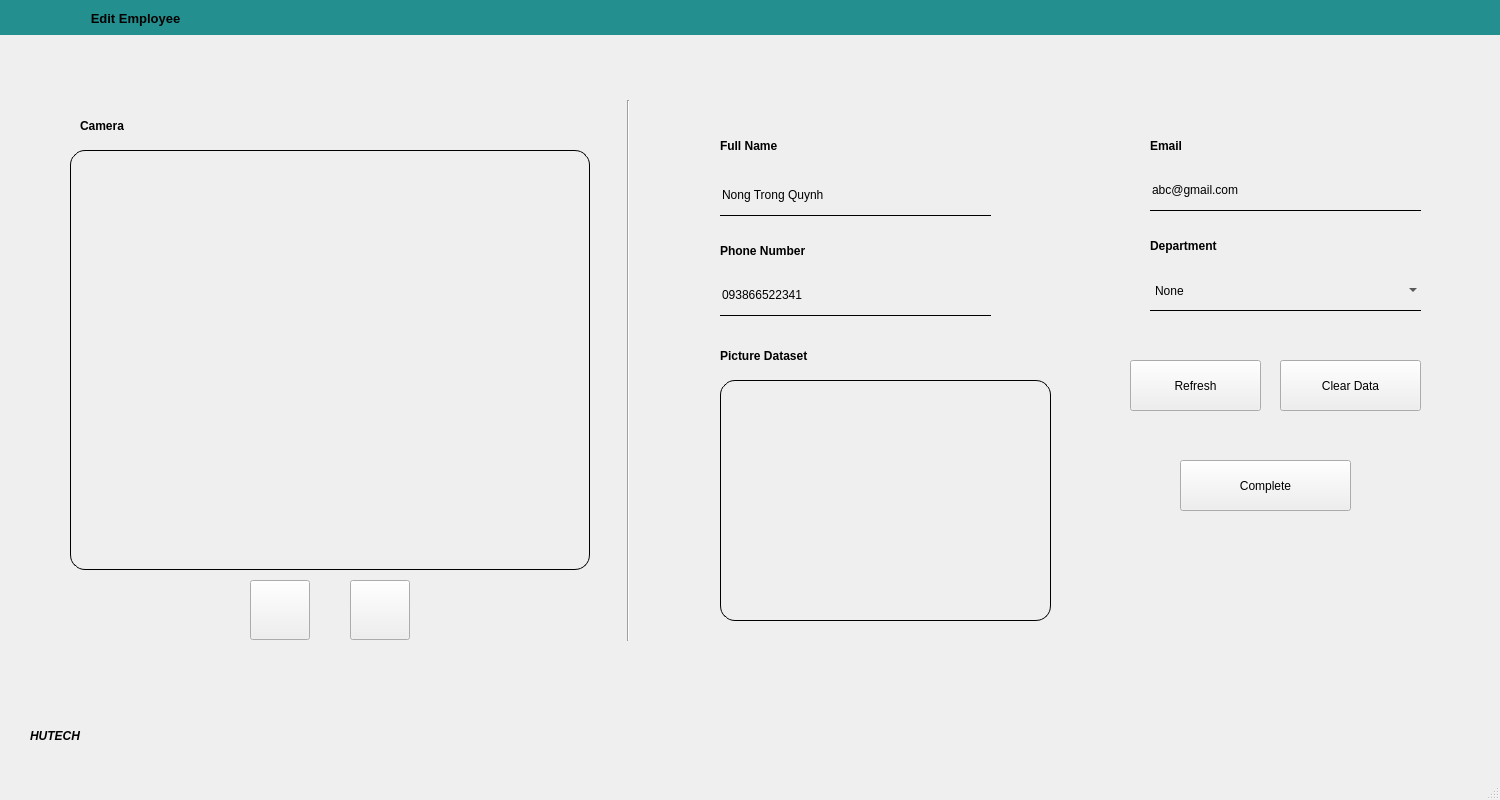
<?xml version="1.0" encoding="UTF-8"?>
<ui version="4.0">
 <class>MainWindow</class>
 <widget class="QMainWindow" name="MainWindow">
  <property name="geometry">
   <rect>
    <x>0</x>
    <y>0</y>
    <width>1500</width>
    <height>800</height>
   </rect>
  </property>
  <property name="windowTitle">
   <string>MainWindow</string>
  </property>
  <widget class="QWidget" name="centralwidget">
   <widget class="QLabel" name="btn_Back">
    <property name="geometry">
     <rect>
      <x>20</x>
      <y>3</y>
      <width>30</width>
      <height>30</height>
     </rect>
    </property>
    <property name="cursor">
     <cursorShape>PointingHandCursor</cursorShape>
    </property>
    <property name="text">
     <string/>
    </property>
    <property name="pixmap">
     <pixmap>../public/img/back.png</pixmap>
    </property>
    <property name="scaledContents">
     <bool>true</bool>
    </property>
    <property name="alignment">
     <set>Qt::AlignCenter</set>
    </property>
   </widget>
   <widget class="QLabel" name="label">
    <property name="geometry">
     <rect>
      <x>70</x>
      <y>3</y>
      <width>131</width>
      <height>30</height>
     </rect>
    </property>
    <property name="font">
     <font>
      <family>Segoe UI</family>
      <pointsize>10</pointsize>
      <weight>75</weight>
      <bold>true</bold>
     </font>
    </property>
    <property name="text">
     <string>Edit Employee</string>
    </property>
    <property name="alignment">
     <set>Qt::AlignCenter</set>
    </property>
   </widget>
   <widget class="QLabel" name="lbl_Capture">
    <property name="geometry">
     <rect>
      <x>70</x>
      <y>150</y>
      <width>520</width>
      <height>420</height>
     </rect>
    </property>
    <property name="styleSheet">
     <string notr="true">#lbl_Capture{
	border: 1px solid black;
	border-radius: 15px
}</string>
    </property>
    <property name="text">
     <string/>
    </property>
    <property name="pixmap">
     <pixmap>:/avatar/default_avatar.png</pixmap>
    </property>
    <property name="scaledContents">
     <bool>true</bool>
    </property>
   </widget>
   <widget class="QPushButton" name="btn_takePhoto">
    <property name="geometry">
     <rect>
      <x>350</x>
      <y>580</y>
      <width>60</width>
      <height>60</height>
     </rect>
    </property>
    <property name="cursor">
     <cursorShape>PointingHandCursor</cursorShape>
    </property>
    <property name="text">
     <string/>
    </property>
    <property name="icon">
     <iconset>
      <normaloff>../public/img/takePhoto.png</normaloff>../public/img/takePhoto.png</iconset>
    </property>
    <property name="iconSize">
     <size>
      <width>50</width>
      <height>50</height>
     </size>
    </property>
   </widget>
   <widget class="QLineEdit" name="txt_Username">
    <property name="geometry">
     <rect>
      <x>720</x>
      <y>175</y>
      <width>271</width>
      <height>41</height>
     </rect>
    </property>
    <property name="styleSheet">
     <string notr="true">QLineEdit{background: transparent;border:None;border-bottom:1px solid;}</string>
    </property>
    <property name="text">
     <string>Nong Trong Quynh</string>
    </property>
   </widget>
   <widget class="QLineEdit" name="txt_Email">
    <property name="geometry">
     <rect>
      <x>1150</x>
      <y>170</y>
      <width>271</width>
      <height>41</height>
     </rect>
    </property>
    <property name="styleSheet">
     <string notr="true">QLineEdit{background: transparent;border:None;border-bottom:1px solid;}</string>
    </property>
    <property name="text">
     <string>abc@gmail.com</string>
    </property>
   </widget>
   <widget class="QPushButton" name="btn_ClearData">
    <property name="geometry">
     <rect>
      <x>1280</x>
      <y>360</y>
      <width>141</width>
      <height>51</height>
     </rect>
    </property>
    <property name="text">
     <string>Clear Data</string>
    </property>
   </widget>
   <widget class="QLabel" name="lbl_Background">
    <property name="geometry">
     <rect>
      <x>0</x>
      <y>0</y>
      <width>1500</width>
      <height>800</height>
     </rect>
    </property>
    <property name="text">
     <string/>
    </property>
    <property name="pixmap">
     <pixmap resource="res.qrc">:/backgr/backgr-linear.jfif</pixmap>
    </property>
    <property name="scaledContents">
     <bool>true</bool>
    </property>
   </widget>
   <widget class="QPushButton" name="btn_Complete">
    <property name="geometry">
     <rect>
      <x>1180</x>
      <y>460</y>
      <width>171</width>
      <height>51</height>
     </rect>
    </property>
    <property name="text">
     <string>Complete</string>
    </property>
   </widget>
   <widget class="QPushButton" name="btn_FaceData">
    <property name="geometry">
     <rect>
      <x>250</x>
      <y>580</y>
      <width>60</width>
      <height>60</height>
     </rect>
    </property>
    <property name="cursor">
     <cursorShape>PointingHandCursor</cursorShape>
    </property>
    <property name="text">
     <string/>
    </property>
    <property name="icon">
     <iconset>
      <normaloff>../public/img/camera.png</normaloff>../public/img/camera.png</iconset>
    </property>
    <property name="iconSize">
     <size>
      <width>50</width>
      <height>50</height>
     </size>
    </property>
   </widget>
   <widget class="QLineEdit" name="txt_Phonenumber">
    <property name="geometry">
     <rect>
      <x>720</x>
      <y>275</y>
      <width>271</width>
      <height>41</height>
     </rect>
    </property>
    <property name="styleSheet">
     <string notr="true">QLineEdit{background: transparent;border:None;border-bottom:1px solid;}</string>
    </property>
    <property name="text">
     <string>093866522341</string>
    </property>
   </widget>
   <widget class="QComboBox" name="cbox_Department">
    <property name="geometry">
     <rect>
      <x>1150</x>
      <y>270</y>
      <width>271</width>
      <height>41</height>
     </rect>
    </property>
    <property name="styleSheet">
     <string notr="true">QComboBox{background: transparent;border:None;border-bottom:1px solid;}</string>
    </property>
    <item>
     <property name="text">
      <string>None</string>
     </property>
    </item>
    <item>
     <property name="text">
      <string>IT</string>
     </property>
    </item>
    <item>
     <property name="text">
      <string>Marketing</string>
     </property>
    </item>
    <item>
     <property name="text">
      <string>HR</string>
     </property>
    </item>
    <item>
     <property name="text">
      <string>Sales</string>
     </property>
    </item>
    <item>
     <property name="text">
      <string>Finance</string>
     </property>
    </item>
   </widget>
   <widget class="QLabel" name="dataSet_IMG">
    <property name="geometry">
     <rect>
      <x>720</x>
      <y>380</y>
      <width>331</width>
      <height>241</height>
     </rect>
    </property>
    <property name="styleSheet">
     <string notr="true">#dataSet_IMG{
	border: 1px solid black;
	border-radius: 15px
}</string>
    </property>
    <property name="text">
     <string/>
    </property>
    <property name="scaledContents">
     <bool>true</bool>
    </property>
   </widget>
   <widget class="QLabel" name="label_2">
    <property name="geometry">
     <rect>
      <x>720</x>
      <y>130</y>
      <width>101</width>
      <height>31</height>
     </rect>
    </property>
    <property name="font">
     <font>
      <pointsize>9</pointsize>
      <weight>75</weight>
      <bold>true</bold>
     </font>
    </property>
    <property name="text">
     <string>Full Name</string>
    </property>
   </widget>
   <widget class="QLabel" name="label_3">
    <property name="geometry">
     <rect>
      <x>720</x>
      <y>235</y>
      <width>101</width>
      <height>31</height>
     </rect>
    </property>
    <property name="font">
     <font>
      <pointsize>9</pointsize>
      <weight>75</weight>
      <bold>true</bold>
     </font>
    </property>
    <property name="text">
     <string>Phone Number</string>
    </property>
   </widget>
   <widget class="QLabel" name="label_4">
    <property name="geometry">
     <rect>
      <x>1150</x>
      <y>130</y>
      <width>101</width>
      <height>31</height>
     </rect>
    </property>
    <property name="font">
     <font>
      <pointsize>9</pointsize>
      <weight>75</weight>
      <bold>true</bold>
     </font>
    </property>
    <property name="text">
     <string>Email</string>
    </property>
   </widget>
   <widget class="QLabel" name="label_5">
    <property name="geometry">
     <rect>
      <x>1150</x>
      <y>230</y>
      <width>101</width>
      <height>31</height>
     </rect>
    </property>
    <property name="font">
     <font>
      <pointsize>9</pointsize>
      <weight>75</weight>
      <bold>true</bold>
     </font>
    </property>
    <property name="text">
     <string>Department</string>
    </property>
   </widget>
   <widget class="QLabel" name="label_6">
    <property name="geometry">
     <rect>
      <x>720</x>
      <y>340</y>
      <width>121</width>
      <height>31</height>
     </rect>
    </property>
    <property name="font">
     <font>
      <pointsize>9</pointsize>
      <weight>75</weight>
      <bold>true</bold>
     </font>
    </property>
    <property name="text">
     <string>Picture Dataset</string>
    </property>
   </widget>
   <widget class="QLabel" name="label_7">
    <property name="geometry">
     <rect>
      <x>80</x>
      <y>110</y>
      <width>101</width>
      <height>31</height>
     </rect>
    </property>
    <property name="font">
     <font>
      <pointsize>9</pointsize>
      <weight>75</weight>
      <bold>true</bold>
     </font>
    </property>
    <property name="text">
     <string>Camera</string>
    </property>
   </widget>
   <widget class="QLabel" name="label_Text">
    <property name="geometry">
     <rect>
      <x>30</x>
      <y>720</y>
      <width>81</width>
      <height>31</height>
     </rect>
    </property>
    <property name="font">
     <font>
      <weight>75</weight>
      <italic>true</italic>
      <bold>true</bold>
     </font>
    </property>
    <property name="text">
     <string>HUTECH</string>
    </property>
   </widget>
   <widget class="Line" name="line_2">
    <property name="geometry">
     <rect>
      <x>620</x>
      <y>100</y>
      <width>16</width>
      <height>541</height>
     </rect>
    </property>
    <property name="orientation">
     <enum>Qt::Vertical</enum>
    </property>
   </widget>
   <widget class="QLabel" name="lbl_Header">
    <property name="geometry">
     <rect>
      <x>0</x>
      <y>0</y>
      <width>1500</width>
      <height>35</height>
     </rect>
    </property>
    <property name="styleSheet">
     <string notr="true">#lbl_Header{background-color:#248f8f }
</string>
    </property>
    <property name="text">
     <string/>
    </property>
   </widget>
   <widget class="QLabel" name="lbl_Close">
    <property name="geometry">
     <rect>
      <x>1460</x>
      <y>3</y>
      <width>30</width>
      <height>30</height>
     </rect>
    </property>
    <property name="cursor">
     <cursorShape>PointingHandCursor</cursorShape>
    </property>
    <property name="text">
     <string/>
    </property>
    <property name="pixmap">
     <pixmap>../public/img/close.png</pixmap>
    </property>
    <property name="scaledContents">
     <bool>true</bool>
    </property>
   </widget>
   <widget class="QLabel" name="lbl_Minimize">
    <property name="geometry">
     <rect>
      <x>1420</x>
      <y>3</y>
      <width>30</width>
      <height>30</height>
     </rect>
    </property>
    <property name="cursor">
     <cursorShape>PointingHandCursor</cursorShape>
    </property>
    <property name="text">
     <string/>
    </property>
    <property name="pixmap">
     <pixmap>../public/img/minimize.png</pixmap>
    </property>
    <property name="scaledContents">
     <bool>true</bool>
    </property>
    <property name="alignment">
     <set>Qt::AlignCenter</set>
    </property>
   </widget>
   <widget class="QPushButton" name="btn_Refresh">
    <property name="geometry">
     <rect>
      <x>1130</x>
      <y>360</y>
      <width>131</width>
      <height>51</height>
     </rect>
    </property>
    <property name="text">
     <string>Refresh</string>
    </property>
   </widget>
   <zorder>lbl_Background</zorder>
   <zorder>lbl_Capture</zorder>
   <zorder>btn_takePhoto</zorder>
   <zorder>txt_Username</zorder>
   <zorder>txt_Email</zorder>
   <zorder>btn_ClearData</zorder>
   <zorder>btn_Complete</zorder>
   <zorder>btn_FaceData</zorder>
   <zorder>txt_Phonenumber</zorder>
   <zorder>cbox_Department</zorder>
   <zorder>dataSet_IMG</zorder>
   <zorder>label_2</zorder>
   <zorder>label_3</zorder>
   <zorder>label_4</zorder>
   <zorder>label_5</zorder>
   <zorder>label_6</zorder>
   <zorder>label_7</zorder>
   <zorder>label_Text</zorder>
   <zorder>line_2</zorder>
   <zorder>lbl_Header</zorder>
   <zorder>btn_Back</zorder>
   <zorder>label</zorder>
   <zorder>lbl_Close</zorder>
   <zorder>lbl_Minimize</zorder>
   <zorder>btn_Refresh</zorder>
  </widget>
  <widget class="QMenuBar" name="menubar">
   <property name="geometry">
    <rect>
     <x>0</x>
     <y>0</y>
     <width>1500</width>
     <height>26</height>
    </rect>
   </property>
  </widget>
  <widget class="QStatusBar" name="statusbar"/>
 </widget>
 <resources>
  <include location="res.qrc"/>
 </resources>
 <connections/>
</ui>
